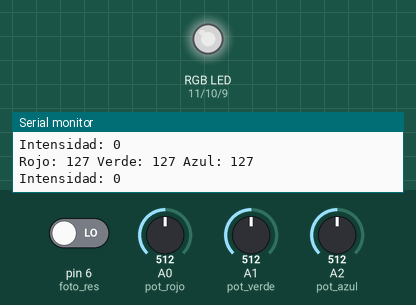
Recording of a sketch running on a simulated Arduino Uno, built with avr-gcc and run on an emulated ATmega328P. Parts: an RGB LED mixed from three pins (HIGH = lit), the last lines printed to the serial monitor. Inputs (shaded band) come from the test bench; at power-on: A0 (pot_rojo) = 512, A1 (pot_verde) = 512, A2 (pot_azul) = 512, pin 6 (foto_res) LOW. Dim RGB values are drawn brighter than linear.

Above: at 1.2 s.
1.3 s: A0 (pot_rojo) set to 716
At 2.2 s:
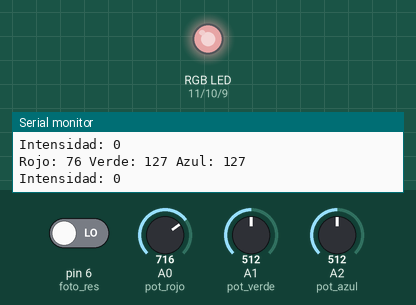
3.0 s: A1 (pot_verde) set to 716
At 3.6 s:
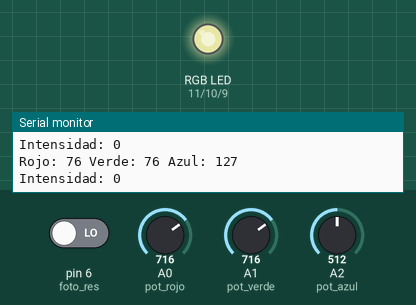
4.5 s: A2 (pot_azul) set to 716
At 4.9 s:
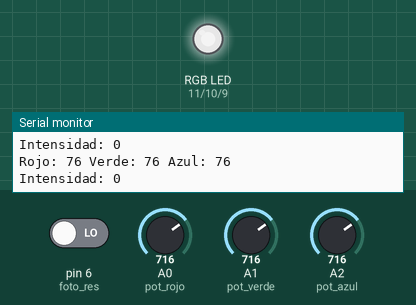
6.0 s: A0 (pot_rojo) set to 900
At 7.2 s:
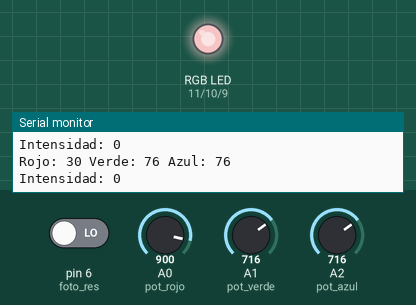
7.5 s: A1 (pot_verde) set to 900
At 8.7 s:
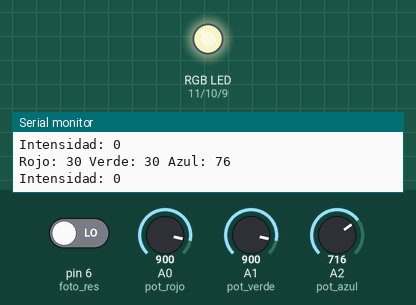
9.0 s: A2 (pot_azul) set to 900
At 10.1 s:
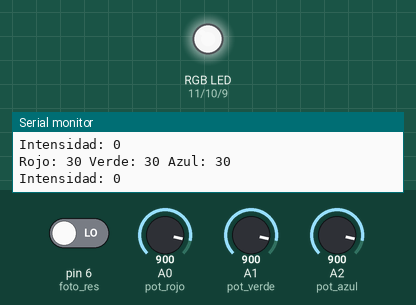
Timing chart, 0 to 11.5 s (numbered marks = the images above; inputs shaded):
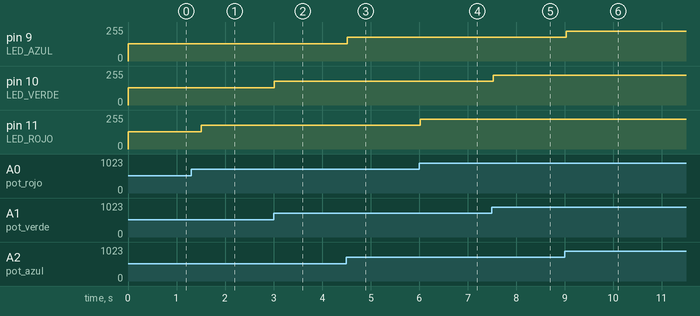

The sketch:

LED_RGB_POTENCIOMETROS.ino
```cpp
/*Definimos los pines para cada led
 *
 */
#define LED_ROJO 11
#define LED_VERDE 10
#define LED_AZUL 9

// Definimos las variables como los potenciometros y color a variar
int pot_rojo=0;
int pot_verde=1;
int pot_azul=2;
int Rojo; int Verde; int Azul; int x=255;

const int foto_res = 6; int valor_foto;

void setup() {
  Serial.begin(9600); //definimos la velocidad de transferencia de datos
  pinMode(LED_ROJO, OUTPUT); pinMode(LED_VERDE, OUTPUT); pinMode(LED_AZUL,OUTPUT);
  pinMode(foto_res, INPUT);

}

void loop() {
  //Conversión (dividimos entre 4 para que el potenciometro comience desde cero
  //y no en un número negativo o mmayor a cero)

  Rojo=analogRead(pot_rojo)/4;
  Verde=analogRead(pot_verde)/4;
  Azul=analogRead(pot_azul)/4;

  analogWrite(LED_ROJO, Rojo);
  analogWrite(LED_VERDE, Verde);
  analogWrite(LED_AZUL, Azul);

  valor_foto = digitalRead(foto_res);

  //Convertimos de anodo a catodo común
  Rojo= x-Rojo; Verde=x-Verde; Azul=x-Azul;

  //Imprimimos en el serial la variación de los datos
  Serial.print("Rojo: ");  //Imprime la palabara Rojo:
  Serial.print(Rojo);  //Imprime los valores de Rojo
  Serial.print(" Verde: ");
  Serial.print(Verde);
  Serial.print(" Azul: ");
  Serial.println(Azul);

  Serial.print("Intensidad: ");
  Serial.println(valor_foto);

  delay(300); //Es el retraso para modificar los valores de los potenciommetros

}
```

Measured:
- after the input at 1.3 s, pin 11 (LED_ROJO): 128/255 → 179/255 after 0.21 s
- after the input at 3.0 s, pin 10 (LED_VERDE): 128/255 → 179/255 at once
- after the input at 4.5 s, pin 9 (LED_AZUL): 128/255 → 179/255 at once
- after the input at 6.0 s, pin 11 (LED_ROJO): 179/255 → 225/255 at once
- after the input at 7.5 s, pin 10 (LED_VERDE): 179/255 → 225/255 at once
- after the input at 9.0 s, pin 9 (LED_AZUL): 179/255 → 225/255 at once
